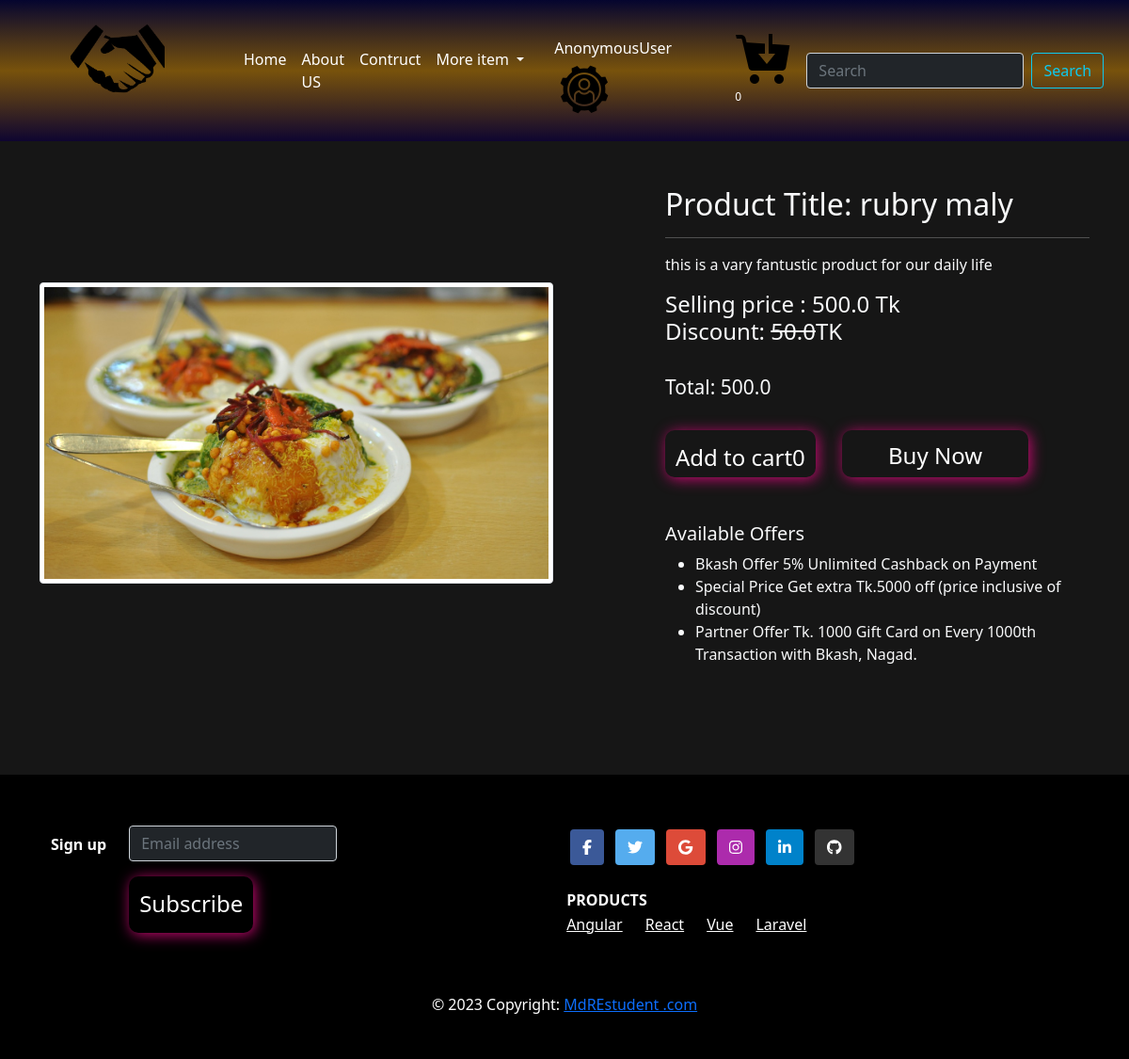
Page /product-detail/20 on the committed database.
### Shop/models.py (models this page shows, shortened)
class Product(models.Model):
    title = models.CharField(max_length=100)
    selling_price = models.FloatField()
    discounted_price = models.FloatField()
    description = models.TextField()
    brand = models.CharField(max_length=100)
    category = models.CharField(choices=CATEGORY_CHOICES,max_length=3)
    product_image = models.ImageField(upload_to='productimg')

### Shop/views.py (the view)
# urls.py: path('product-detail/<int:pk>', views.ProductDetailView.as_view(), name='product-detail'),
class ProductDetailView(View):
  def get(self,request, pk):
    totalitem = 0
    product = Product.objects.get(pk=pk)
    item_already_in_cart = False
    if request.user.is_authenticated:
       item_already_in_cart = Cart.objects.filter(Q(product=product.id) & Q(user=request.user)).exists()
       totalitem = len(Cart.objects.filter(user=request.user ))
    return render(request, 'Shop/productdetail.html',{'product': product, 'item_already_in_cart':item_already_in_cart, 'totalitem':totalitem })

### Shop/templates/Shop/productdetail.html (shortened to what this page needs)
{% extends 'Shop/base.html' %}
{% load static %}
{% block main-content %}
<div class="container   mt-5 product-detaiuls ">
    <div class="row">
        <div class="col-sm-6 text-center align-self-center">
            <img src="{{product.product_image.url}}" alt="" class="img-fluid img-thumbnail">
        </div>
        <div class="col-sm-5 offset-sm-1 text-light">
            <h2>Product Title: {{product.title}}</h2>
            <hr>
            <p>{{product.description}}</p>
            <h4 class="mt-3  ">
                <span>
                    Selling price :   {{product.selling_price}} Tk
                 </span> <br>
                Discount: <span class="text-decoration-line-through">{{product.discounted_price}}</span>TK  <br>
              <br>
            <small class=" gap-1 link-light ">Total: {{product.selling_price}}</small></h4> <br>
               {% if item_alrady_in_cart  %}
                   <a href="{% url "showCart" %}">GO to cart</a>
               {% else %}
                <form  class="d-inline" action="/add-to-cart">
                    <button type="submit" class="text-dangers btn "  > Add to cart{{totalitem}}</button>
                    <a href="" class="btn text-dangers   px-5 py-2 ms-4">Buy Now</a>
                </form>
               {% endif %}
            <h5 class="mt-5">Available Offers</h5>
            <ul class="text-light" >
                <li>Bkash Offer 5% Unlimited Cashback on Payment</li>
                <li>Special Price Get extra Tk.5000 off (price inclusive of discount)</li>
                <li>Partner Offer Tk. 1000 Gift Card on Every 1000th Transaction with Bkash, Nagad.</li>
            </ul>
        </div>
    </div>
</div>
{% endblock main-content %}

### Shop/static/Shop/css/style.css (style rules this page uses)
.text-dangers { background:transparent; box-shadow: 2px 2px 15px rgb(199, 9, 113); padding: 10px; color: #fff; font: 900; font-size: 24px; height: 50px; border-radius: 10px ; }
body { background: #161616; }

### rows in the picture
Product: product_image (picture), title "rubry maly", description "this is a vary fantustic product for our daily life", selling_price "500.0", discounted_price "50.0"

### other values in the picture
{{ request.user }} "AnonymousUser"
{{ totalitem }} "0"
